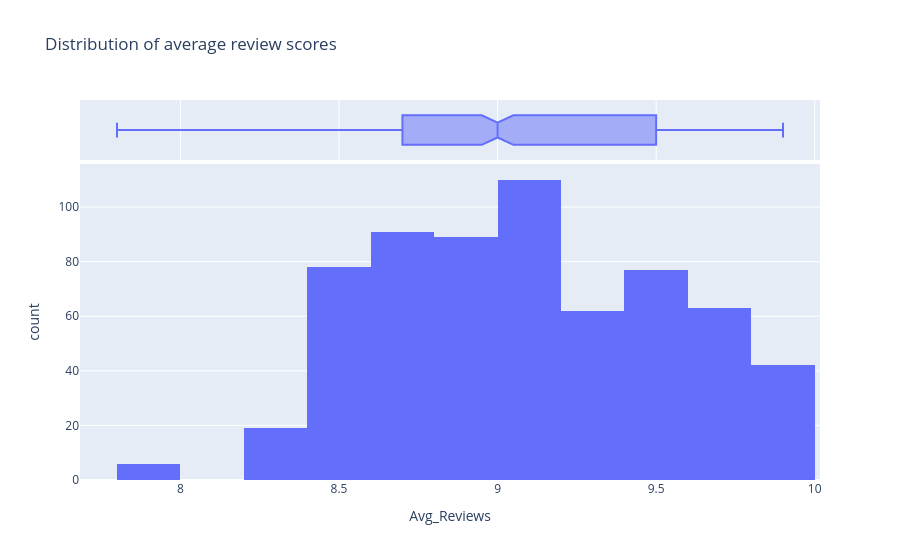
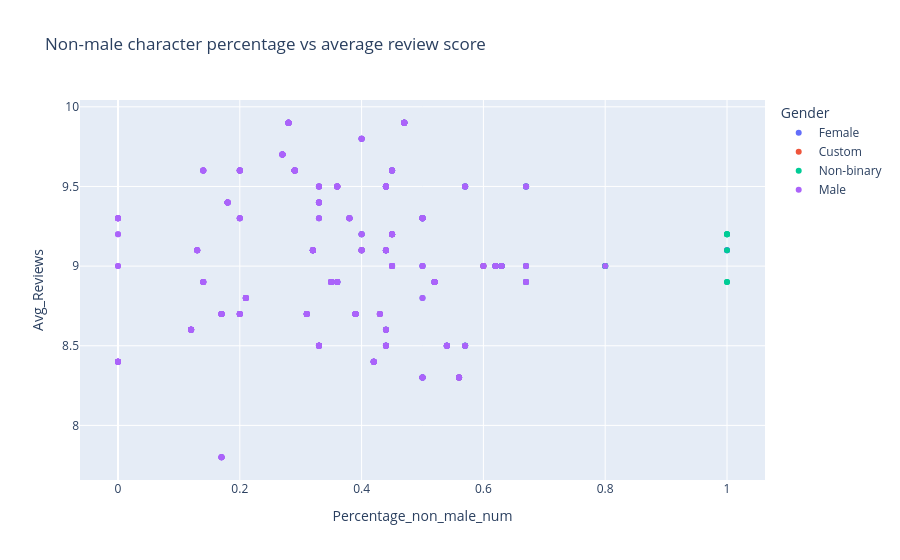
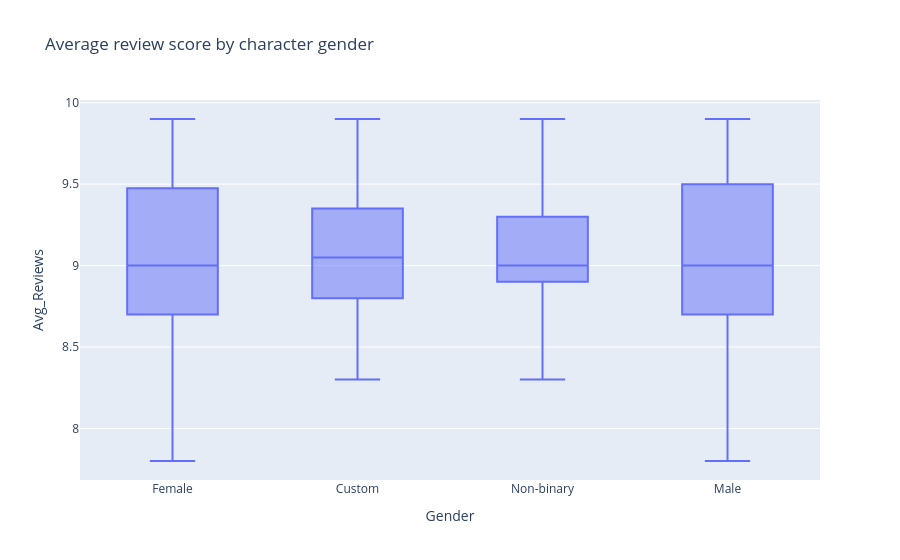
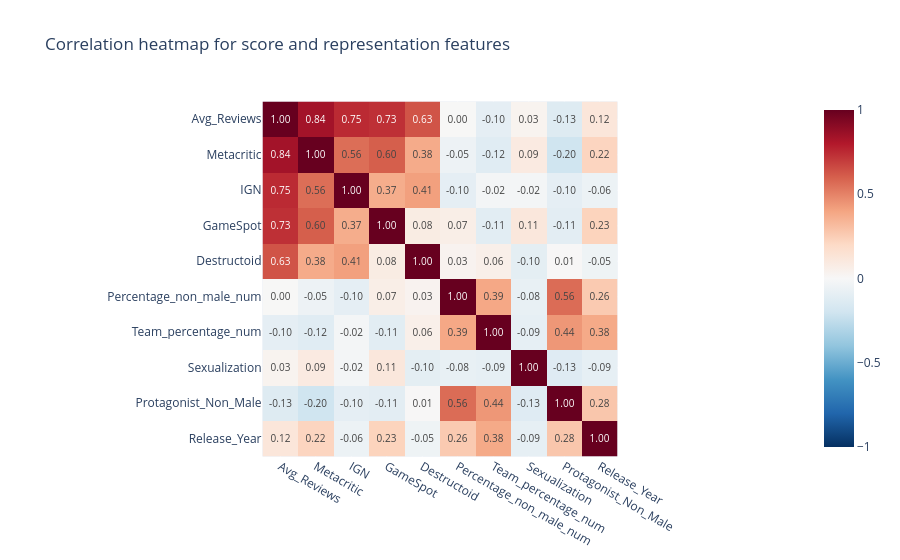

Here is the notebook cell these charts were saved with, in order:
### Markdown cell above
## EDA Summary

The app's EDA page focuses on score behavior, gender-representation variables, missing data, and simple relationships between numeric features. The next cell reproduces that style with a few compact plots:

- the distribution of `Avg_Reviews`
- a scatter plot for non-male character share vs average review score
- a box plot of average review score by character gender
- a correlation heatmap for the main modeling features

### Code cell
eda_features = [
    "Avg_Reviews",
    "Metacritic",
    "IGN",
    "GameSpot",
    "Destructoid",
    "Percentage_non_male_num",
    "Team_percentage_num",
    "Sexualization",
    "Protagonist_Non_Male",
    "Release_Year",
]
eda_features = [column for column in eda_features if column in df.columns]

fig_reviews = px.histogram(
    df,
    x="Avg_Reviews",
    nbins=20,
    marginal="box",
    title="Distribution of average review scores",
)
fig_reviews.show()

if {"Percentage_non_male_num", "Avg_Reviews"}.issubset(df.columns):
    fig_representation = px.scatter(
        df,
        x="Percentage_non_male_num",
        y="Avg_Reviews",
        color="Gender" if "Gender" in df.columns else None,
        hover_name="Title" if "Title" in df.columns else None,
        title="Non-male character percentage vs average review score",
    )
    fig_representation.show()

if {"Gender", "Avg_Reviews"}.issubset(df.columns):
    fig_gender_box = px.box(
        df,
        x="Gender",
        y="Avg_Reviews",
        points="outliers",
        title="Average review score by character gender",
    )
    fig_gender_box.show()

correlation_df = df[eda_features].corr(numeric_only=True)
fig_heatmap = px.imshow(
    correlation_df,
    text_auto=".2f",
    color_continuous_scale="RdBu_r",
    zmin=-1,
    zmax=1,
    title="Correlation heatmap for score and representation features",
)
fig_heatmap.show()

display(df[eda_features].describe().T)

### Figure 1 — Plotly figure (JSON) as saved in the notebook; plotly's stock layout.template omitted (floating-point values rounded to 4 significant figures; data arrays with more than 128 entries replaced by an {"elided": "..."} marker saying what was removed)
{"data": [{"bingroup": "x", "hovertemplate": "Avg_Reviews=%{x}<br>count=%{y}<extra></extra>", "legendgroup": "", "marker": {"color": "#636efa", "pattern": {"shape": ""}}, "name": "", "nbinsx": 20, "orientation": "v", "showlegend": false, "type": "histogram", "x": {"elided": "637 float values"}, "xaxis": "x", "yaxis": "y"}, {"hovertemplate": "Avg_Reviews=%{x}<extra></extra>", "legendgroup": "", "marker": {"color": "#636efa"}, "name": "", "notched": true, "showlegend": false, "type": "box", "x": {"elided": "637 float values"}, "xaxis": "x2", "yaxis": "y2"}], "layout": {"barmode": "relative", "legend": {"tracegroupgap": 0}, "title": {"text": "Distribution of average review scores"}, "xaxis": {"anchor": "y", "domain": [0, 1], "title": {"text": "Avg_Reviews"}}, "xaxis2": {"anchor": "y2", "domain": [0, 1], "matches": "x", "showgrid": true, "showticklabels": false}, "yaxis": {"anchor": "x", "domain": [0, 0.8316], "title": {"text": "count"}}, "yaxis2": {"anchor": "x2", "domain": [0.8416, 1], "matches": "y2", "showgrid": false, "showline": false, "showticklabels": false, "ticks": ""}}}

### Figure 2 — Plotly figure (JSON) as saved in the notebook; plotly's stock layout.template omitted (floating-point values rounded to 4 significant figures; data arrays with more than 128 entries replaced by an {"elided": "..."} marker saying what was removed)
{"data": [{"hovertemplate": "<b>%{hovertext}</b><br><br>Gender=Female<br>Percentage_non_male_num=%{x}<br>Avg_Reviews=%{y}<extra></extra>", "hovertext": {"elided": "203 str values"}, "legendgroup": "Female", "marker": {"color": "#636efa", "symbol": "circle"}, "mode": "markers", "name": "Female", "orientation": "v", "showlegend": true, "type": "scatter", "x": {"elided": "203 float values"}, "xaxis": "x", "y": {"elided": "203 float values"}, "yaxis": "y"}, {"hovertemplate": "<b>%{hovertext}</b><br><br>Gender=Custom<br>Percentage_non_male_num=%{x}<br>Avg_Reviews=%{y}<extra></extra>", "hovertext": ["Pokémon Sword/Shield", "Pokémon Sun/Moon", "Bloodborne", "Elden Ring", "I Was a Teenage Exocolonist", "Divinity:Original Sin II", "Fire Emblem: Three Houses", "Dark Souls 2"], "legendgroup": "Custom", "marker": {"color": "#EF553B", "symbol": "circle"}, "mode": "markers", "name": "Custom", "orientation": "v", "showlegend": true, "type": "scatter", "x": [0.56, 0.43, 0.4, 0.47, 0.52, 0.36, 0.45, 0.6], "xaxis": "x", "y": [8.3, 8.7, 9.1, 9.9, 8.9, 9.5, 9.2, 9.0], "yaxis": "y"}, {"hovertemplate": "<b>%{hovertext}</b><br><br>Gender=Non-binary<br>Percentage_non_male_num=%{x}<br>Avg_Reviews=%{y}<extra></extra>", "hovertext": ["Undertale", "Journey", "Undertale", "BioShock Infinite", "Journey", "Journey", "Journey", "Tunic", "Tunic", "Elden Ring", "Elden Ring", "Neon White", "NieR: Automata", "I Was a Teenage Exocolonist", "I Was a Teenage Exocolonist", "Immortality", "Immortality", "Chicory: A Colorful World", "Ori and the Will of the Wisps", "Ori and the Will of the Wisps", "There is No Game: Wrong Dimension", "Ori and the Blind Forest", "Ori and the Blind Forest", "Celeste", "Dead Cells", "Hollow Knight", "Hollow Knight", "Night in the Woods", "Night in the Woods", "Metal Gear Solid V: The Phantom Pain", "The Swapper", "The Binding of Isaac: Rebirth", "Kena: Bridge of Spirits"], "legendgroup": "Non-binary", "marker": {"color": "#00cc96", "symbol": "circle"}, "mode": "markers", "name": "Non-binary", "orientation": "v", "showlegend": true, "type": "scatter", "x": [0.45, 1.0, 0.45, 0.57, 1.0, 1.0, 1.0, 1.0, 1.0, 0.47, 0.47, 0.44, 0.62, 0.52, 0.52, 0.57, 0.57, 1.0, 0.63, 0.63, 0.4, 0.8, 0.8, 0.67, 0.4, 0.5, 0.5, 0.67, 0.67, 0.2, 0.67, 0.36, 0.5], "xaxis": "x", "y": [9.6, 9.2, 9.6, 9.5, 9.2, 9.2, 9.2, 8.9, 8.9, 9.9, 9.9, 8.6, 9.0, 8.9, 8.9, 8.5, 8.5, 9.1, 9.0, 9.0, 9.2, 9.0, 9.0, 9.5, 9.1, 9.3, 9.3, 8.9, 8.9, 9.6, 9.0, 8.9, 8.3], "yaxis": "y"}, {"hovertemplate": "<b>%{hovertext}</b><br><br>Gender=Male<br>Percentage_non_male_num=%{x}<br>Avg_Reviews=%{y}<extra></extra>", "hovertext": {"elided": "393 str values"}, "legendgroup": "Male", "marker": {"color": "#ab63fa", "symbol": "circle"}, "mode": "markers", "name": "Male", "orientation": "v", "showlegend": true, "type": "scatter", "x": {"elided": "393 float values"}, "xaxis": "x", "y": {"elided": "393 float values"}, "yaxis": "y"}], "layout": {"legend": {"title": {"text": "Gender"}, "tracegroupgap": 0}, "title": {"text": "Non-male character percentage vs average review score"}, "xaxis": {"anchor": "y", "domain": [0, 1], "title": {"text": "Percentage_non_male_num"}}, "yaxis": {"anchor": "x", "domain": [0, 1], "title": {"text": "Avg_Reviews"}}}}

### Figure 3 — Plotly figure (JSON) as saved in the notebook; plotly's stock layout.template omitted (floating-point values rounded to 4 significant figures; data arrays with more than 128 entries replaced by an {"elided": "..."} marker saying what was removed)
{"data": [{"alignmentgroup": "True", "boxpoints": "outliers", "hovertemplate": "Gender=%{x}<br>Avg_Reviews=%{y}<extra></extra>", "legendgroup": "", "marker": {"color": "#636efa"}, "name": "", "notched": false, "offsetgroup": "", "orientation": "v", "showlegend": false, "type": "box", "x": {"elided": "637 str values"}, "x0": " ", "xaxis": "x", "y": {"elided": "637 float values"}, "y0": " ", "yaxis": "y"}], "layout": {"boxmode": "group", "legend": {"tracegroupgap": 0}, "title": {"text": "Average review score by character gender"}, "xaxis": {"anchor": "y", "domain": [0, 1], "title": {"text": "Gender"}}, "yaxis": {"anchor": "x", "domain": [0, 1], "title": {"text": "Avg_Reviews"}}}}

### Figure 4 — Plotly figure (JSON) as saved in the notebook; plotly's stock layout.template omitted (floating-point values rounded to 4 significant figures)
{"data": [{"coloraxis": "coloraxis", "hovertemplate": "x: %{x}<br>y: %{y}<br>color: %{z}<extra></extra>", "name": "0", "texttemplate": "%{z:.2f}", "type": "heatmap", "x": ["Avg_Reviews", "Metacritic", "IGN", "GameSpot", "Destructoid", "Percentage_non_male_num", "Team_percentage_num", "Sexualization", "Protagonist_Non_Male", "Release_Year"], "xaxis": "x", "y": ["Avg_Reviews", "Metacritic", "IGN", "GameSpot", "Destructoid", "Percentage_non_male_num", "Team_percentage_num", "Sexualization", "Protagonist_Non_Male", "Release_Year"], "yaxis": "y", "z": [[1.0, 0.8402, 0.751, 0.7329, 0.6331, 0.002439, -0.09524, 0.03136, -0.1303, 0.1204], [0.8402, 1.0, 0.5608, 0.6038, 0.3764, -0.05093, -0.1195, 0.0909, -0.2026, 0.2205], [0.751, 0.5608, 1.0, 0.3699, 0.4146, -0.09556, -0.02122, -0.02022, -0.09595, -0.05645], [0.7329, 0.6038, 0.3699, 1.0, 0.08209, 0.06606, -0.1107, 0.1141, -0.1061, 0.2276], [0.6331, 0.3764, 0.4146, 0.08209, 1.0, 0.03351, 0.05821, -0.1003, 0.00588, -0.04609], [0.002439, -0.05093, -0.09556, 0.06606, 0.03351, 1.0, 0.3886, -0.07964, 0.5643, 0.2626], [-0.09524, -0.1195, -0.02122, -0.1107, 0.05821, 0.3886, 1.0, -0.08831, 0.4402, 0.3828], [0.03136, 0.0909, -0.02022, 0.1141, -0.1003, -0.07964, -0.08831, 1.0, -0.128, -0.09063], [-0.1303, -0.2026, -0.09595, -0.1061, 0.00588, 0.5643, 0.4402, -0.128, 1.0, 0.2796], [0.1204, 0.2205, -0.05645, 0.2276, -0.04609, 0.2626, 0.3828, -0.09063, 0.2796, 1.0]]}], "layout": {"coloraxis": {"cmax": 1, "cmin": -1, "colorscale": [[0, "rgb(5,48,97)"], [0.1, "rgb(33,102,172)"], [0.2, "rgb(67,147,195)"], [0.3, "rgb(146,197,222)"], [0.4, "rgb(209,229,240)"], [0.5, "rgb(247,247,247)"], [0.6, "rgb(253,219,199)"], [0.7, "rgb(244,165,130)"], [0.8, "rgb(214,96,77)"], [0.9, "rgb(178,24,43)"], [1, "rgb(103,0,31)"]]}, "title": {"text": "Correlation heatmap for score and representation features"}, "xaxis": {"anchor": "y", "constrain": "domain", "domain": [0, 1], "scaleanchor": "y"}, "yaxis": {"anchor": "x", "autorange": "reversed", "constrain": "domain", "domain": [0, 1]}}}
